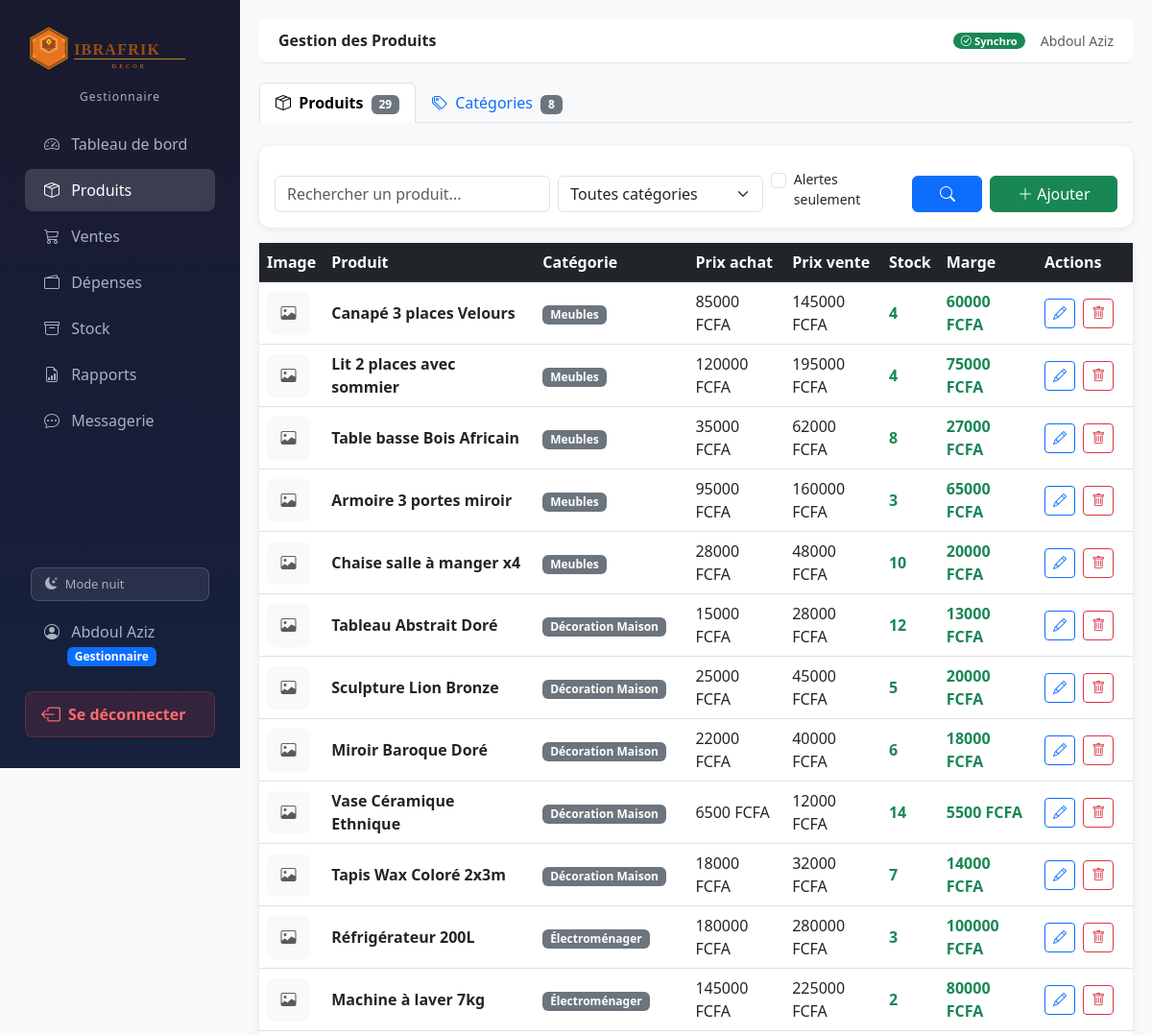
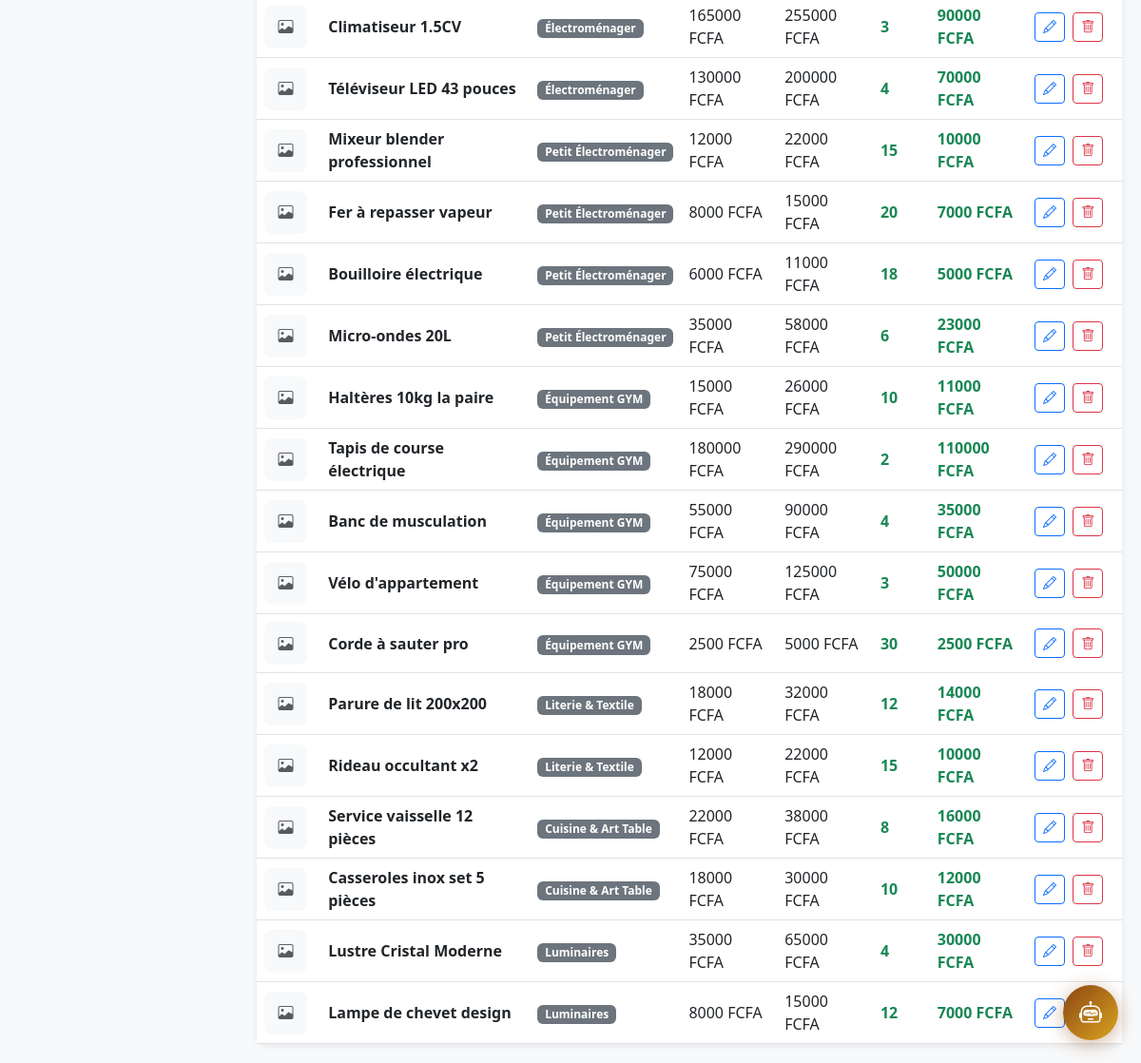
/produits/ (signed in), run on the app's committed database (2 pictures, top to bottom).
### accounts/models.py (models this page shows, shortened)
class Utilisateur(AbstractUser):
    GESTIONNAIRE = 'GESTIONNAIRE'
    ADMIN = 'ADMIN'
    ROLE_CHOICES = [
        (GESTIONNAIRE, 'Gestionnaire'),
        (ADMIN, 'Administrateur'),
    ]
    role = models.CharField(
        max_length=20,
        choices=ROLE_CHOICES,
        default=GESTIONNAIRE,
    )
    photo = models.ImageField(
        upload_to='profils/',
        blank=True,
        null=True,
        verbose_name='Photo de profil'
    )
    def is_gestionnaire(self):
        return self.role == self.GESTIONNAIRE
    def is_admin_bc(self):
        return self.role == self.ADMIN
    class Meta:
        verbose_name = 'Utilisateur'
        verbose_name_plural = 'Utilisateurs'

### produits/models.py (models this page shows, shortened)
class Produit(models.Model):
    nom = models.CharField(max_length=200)
    categorie = models.ForeignKey(Categorie, on_delete=models.PROTECT, related_name='produits')
    description = models.TextField(blank=True)
    prix_achat = models.DecimalField(max_digits=12, decimal_places=2)
    prix_vente = models.DecimalField(max_digits=12, decimal_places=2)
    quantite_stock = models.IntegerField(default=0)
    seuil_alerte = models.IntegerField(default=5)
    image = models.ImageField(upload_to='produits/', blank=True, null=True)
    date_ajout = models.DateTimeField(auto_now_add=True)
    actif = models.BooleanField(default=True)
    @property
    def marge(self):
        return self.prix_vente - self.prix_achat
    @property
    def en_alerte(self):
        return self.quantite_stock <= self.seuil_alerte
    class Meta:
        verbose_name = 'Produit'

class Categorie(models.Model):
    nom = models.CharField(max_length=100)
    description = models.TextField(blank=True)
    class Meta:
        verbose_name = 'Catégorie'

### produits/views.py (the view, shortened to what this page needs)
# urls.py: path('', views.produit_liste, name='liste'),
@login_required
def produit_liste(request):
    onglet    = request.GET.get('onglet', 'produits')
    query     = request.GET.get('q', '')
    categorie = request.GET.get('categorie', '')
    alerte    = request.GET.get('alerte', '')
    produits   = Produit.objects.filter(actif=True).select_related('categorie')
    categories = Categorie.objects.all()
    if query:
        produits = produits.filter(
            Q(nom__icontains=query) | Q(description__icontains=query)
        )
    if categorie:
        produits = produits.filter(categorie__id=categorie)
    if alerte:
        produits = [p for p in produits if p.en_alerte]
    cat_form = CategorieForm()
    return render(request, 'produits/liste.html', {
        'produits':   produits,
        'categories': categories,
        'cat_form':   cat_form,
        'query':      query,
        'onglet':     onglet,
    })

### produits/forms.py
class CategorieForm(forms.ModelForm):
    class Meta:
        model = Categorie
        fields = ['nom', 'description']
        widgets = {
            'nom':         forms.TextInput(attrs={'class': 'form-control'}),
            'description': forms.Textarea(attrs={'class': 'form-control', 'rows': 2}),
        }

### dashboard/context_processors.py (called while the page is built)
def messages_non_lus(request):
    if request.user.is_authenticated:
        count = Message.objects.filter(
            destinataire=request.user, lu=False
        ).count()
        return {'messages_non_lus_count': count}
    return {'messages_non_lus_count': 0}

### templates/produits/liste.html (shortened to what this page needs)
{% extends 'base.html' %}
{% block page_title %}Gestion des Produits{% endblock %}
{% block content %}
<ul class="nav nav-tabs mb-4">
    <li class="nav-item">
        <a class="nav-link {% if onglet == 'produits' %}active fw-semibold{% endif %}"
           href="?onglet=produits">
            <i class="bi bi-box-seam me-1"></i>
            Produits
            <span class="badge bg-secondary ms-1">{{ produits|length }}</span>
        </a>
    </li>
    <li class="nav-item">
        <a class="nav-link {% if onglet == 'categories' %}active fw-semibold{% endif %}"
           href="?onglet=categories">
            <i class="bi bi-tags me-1"></i>
            Catégories
            <span class="badge bg-secondary ms-1">{{ categories|length }}</span>
        </a>
    </li>
</ul>
{% if onglet == 'produits' %}
<div class="card mb-3 p-3">
    <form method="get" class="row g-2 align-items-end">
        <div class="col-md-4">
            <input type="text" name="q" class="form-control"
                   placeholder="Rechercher un produit..."
                   value="{{ query }}">
        </div>
        <div class="col-md-3">
            <select name="categorie" class="form-select">
                <option value="">Toutes catégories</option>
            </select>
        </div>
        <div class="col-md-2">
            <div class="form-check mt-2">
                <input class="form-check-input" type="checkbox"
                       name="alerte" value="1"
                       {% if request.GET.alerte %}checked{% endif %}>
                <label class="form-check-label small">Alertes seulement</label>
            </div>
        </div>
        <div class="col-md-3 d-flex gap-2">
            <button type="submit" class="btn btn-primary flex-grow-1">
                <i class="bi bi-search"></i>
            </button>
            <a href="{% url 'produits:ajouter' %}" class="btn btn-success flex-grow-1">
                <i class="bi bi-plus-lg"></i> Ajouter
            </a>
        </div>
    </form>
</div>
<div class="card">
    <div class="table-responsive">
        <table class="table table-hover align-middle mb-0">
            <thead class="table-dark">
                <tr>
                    <th style="width:60px">Image</th>
                    <th>Produit</th>
                    <th>Catégorie</th>
                    <th>Prix achat</th>
                    <th>Prix vente</th>
                    <th>Stock</th>
                    <th>Marge</th>
                    <th style="width:100px">Actions</th>
                </tr>
            </thead>
            <tbody>
            {% for p in produits %}
            <tr {% if p.en_alerte %}class="table-warning"{% endif %}>
                <td>
                    {% if p.image %}
                    <img src="{{ p.image.url }}" width="45" height="45"
                         style="object-fit:cover;border-radius:8px;">
                    {% else %}
                    <div class="bg-light d-flex align-items-center justify-content-center"
                         style="width:45px;height:45px;border-radius:8px;">
                        <i class="bi bi-image text-muted"></i>
                    </div>
                    {% endif %}
                </td>
                <td>
                    <div class="fw-semibold">{{ p.nom }}</div>
                </td>
                <td>
                    <span class="badge bg-secondary">{{ p.categorie.nom }}</span>
                </td>
                <td>{{ p.prix_achat|floatformat:0 }} FCFA</td>
                <td>{{ p.prix_vente|floatformat:0 }} FCFA</td>
                <td>
                    <span class="fw-bold
                        {% if p.quantite_stock == 0 %}text-danger
                        {% elif p.en_alerte %}text-warning
                        {% else %}text-success{% endif %}">
                        {{ p.quantite_stock }}
                    </span>
                </td>
                <td class="text-success fw-semibold">
                    {{ p.marge|floatformat:0 }} FCFA
                </td>
                <td>
                    <a href="{% url 'produits:modifier' p.pk %}"
                       class="btn btn-sm btn-outline-primary me-1">
                        <i class="bi bi-pencil"></i>
                    </a>
                    <a href="{% url 'produits:supprimer' p.pk %}"
                       class="btn btn-sm btn-outline-danger">
                        <i class="bi bi-trash"></i>
                    </a>
                </td>
            </tr>
            {% endfor %}
            </tbody>
        </table>
    </div>
</div>
{% endif %}
{% endblock %}

### templates/base.html (shortened to what this page needs)
{% load static %}
<!DOCTYPE html>
<html lang="fr">
<head>
    <link href="https://cdn.jsdelivr.net/npm/bootstrap@5.3.0/dist/css/bootstrap.min.css" rel="stylesheet">
    <link href="https://cdn.jsdelivr.net/npm/bootstrap-icons@1.11.0/font/bootstrap-icons.css" rel="stylesheet">
</head>
<body data-theme="dark">
{% if user.is_authenticated %}
<div class="d-flex">
    <nav class="sidebar p-3">
        <div class="text-center mb-3 mt-1">
            <img src="{% static 'images/logo_ibrafrik.svg' %}"
                 alt="IBRAFRIK Decor"
                 style="width: 210px; max-width: 100%; filter: brightness(1.1);">
            <div style="color: var(--sidebar-text); font-size: 0.75rem; margin-top: 4px; letter-spacing: 1px;">
                {{ user.get_role_display }}
            </div>
        </div>
        <ul class="nav flex-column flex-grow-1">
            {% if user.is_gestionnaire %}
            <li class="nav-item">
                <a class="nav-link {% if request.resolver_match.url_name == 'index' %}active{% endif %}"
                   href="{% url 'dashboard:index' %}">
                    <i class="bi bi-speedometer2"></i> Tableau de bord
                </a>
            </li>
            <li class="nav-item">
                <a class="nav-link {% if request.resolver_match.app_name == 'produits' %}active{% endif %}"
                   href="{% url 'produits:liste' %}">
                    <i class="bi bi-box-seam"></i> Produits
                </a>
            </li>
            <li class="nav-item">
                <a class="nav-link {% if request.resolver_match.app_name == 'ventes' %}active{% endif %}"
                   href="{% url 'ventes:liste' %}">
                    <i class="bi bi-cart3"></i> Ventes
                </a>
            </li>
            <li class="nav-item">
                <a class="nav-link {% if request.resolver_match.app_name == 'depenses' %}active{% endif %}"
                   href="{% url 'depenses:liste' %}">
                    <i class="bi bi-wallet2"></i> Dépenses
                </a>
            </li>
            <li class="nav-item">
                <a class="nav-link {% if request.resolver_match.app_name == 'stock' %}active{% endif %}"
                   href="{% url 'stock:liste' %}">
                    <i class="bi bi-archive"></i> Stock
                </a>
            </li>
            <li class="nav-item">
                <a class="nav-link {% if request.resolver_match.app_name == 'rapports' %}active{% endif %}"
                   href="{% url 'rapports:journalier' %}">
                    <i class="bi bi-file-earmark-bar-graph"></i> Rapports
                </a>
            </li>
            <li class="nav-item">
                <a class="nav-link {% if request.resolver_match.app_name == 'messagerie' %}active{% endif %}"
                   href="{% url 'messagerie:inbox' %}">
                    <i class="bi bi-chat-dots"></i> Messagerie
                </a>
            </li>
            {% endif %}
        </ul>
        <div class="px-3 mb-2">
            <button onclick="toggleMode()" id="modeBtn"
                    style="display:flex; align-items:center; gap:8px;
                           background: rgba(255,255,255,0.08);
                           color: var(--sidebar-text);
                           border: 1px solid rgba(255,255,255,0.15);
                           border-radius: 8px;
                           padding: 7px 14px;
                           width: 100%;
                           cursor: pointer;
                           font-size: 0.8rem;
                           transition: all 0.2s;">
                <i class="bi bi-moon-stars-fill" id="modeIcon"></i>
                <span id="modeLabel">Mode nuit</span>
            </button>
        </div>
        <a href="{% url 'accounts:profil' %}" class="nav-link mb-2" style="color: var(--sidebar-text);">
            <i class="bi bi-person-circle"></i>
            {{ user.get_full_name|default:user.username }}
            <br>
            <span class="badge ms-4 {% if user.is_admin_bc %}bg-warning text-dark{% else %}bg-primary{% endif %}">
                {{ user.get_role_display }}
            </span>
        </a>
        <a href="{% url 'accounts:logout' %}" class="btn-deconnexion mb-3">
            <i class="bi bi-box-arrow-left fs-5"></i>
            Se déconnecter
        </a>
    </nav>
    <div class="main-content flex-grow-1">
        <div class="topbar d-flex justify-content-between align-items-center">
            <h6 class="mb-0 fw-bold">{% block page_title %}{% endblock %}</h6>
            <div class="d-flex align-items-center gap-3">
                <span id="sync-indicator" class="badge badge-sync bg-secondary">
                </span>
                <small class="text-muted">{{ user.get_full_name|default:user.username }}</small>
            </div>
        </div>
        {% block content %}{% endblock %}
    </div>
</div>
{% else %}
    {% block content_unauthenticated %}{% endblock %}
{% endif %}
{% if user.is_authenticated %}
<div class="chat-bubble">
    <button class="chat-btn" onclick="toggleChat()" title="Assistant IBRA">
        <i class="bi bi-robot"></i>
    </button>
</div>
{% endif %}
</body>
</html>

### templates/base.html (style rules this page uses)
body[data-theme="dark"] { --sidebar-bg1: #1a1a2e; --sidebar-bg2: #16213e; --sidebar-text: #a8b2c1; background-color: #f8f9fa; }
body { --sidebar-bg1: #1a1a2e; --sidebar-bg2: #16213e; --sidebar-text: #a8b2c1; background-color: #f8f9fa; }
.sidebar { height: 100vh; background: linear-gradient(180deg, var(--sidebar-bg1) 0%, var(--sidebar-bg2) 100%); width: 250px; position: fixed; top: 0; left: 0; display: flex; flex-direction: column; overflow-y: auto; }
.sidebar .nav-link { color: var(--sidebar-text); padding: 10px 20px; border-radius: 8px; margin: 2px 10px; transition: all 0.2s; }
.sidebar .nav-link:hover, .sidebar .nav-link.active { background: rgba(255,255,255,0.15); color: #fff; }
.sidebar .nav-link i { margin-right: 8px; }
.main-content { margin-left: 250px; padding: 20px; }
.topbar { background: #fff; border-bottom: 1px solid #dee2e6; padding: 12px 20px; margin-bottom: 20px; border-radius: 8px; }
.card { border: none; box-shadow: 0 2px 8px rgba(0,0,0,0.08); border-radius: 12px; }
.badge-sync { font-size: 0.7rem; padding: 3px 8px; border-radius: 20px; }
.btn-deconnexion { display: flex; align-items: center; gap: 8px; background: rgba(220, 53, 69, 0.15); color: #ff6b6b !important; border: 1px solid rgba(220, 53, 69, 0.3); border-radius: 8px; padding: 8px 16px; margin: 8px 10px; font-weight: 600; transition: all 0.2s; text-decoration: none; }
body[data-mode="dark"] { --sidebar-bg1: #1a1a2e; --sidebar-bg2: #16213e; --sidebar-text: #a8b2c1; background-color: #f8f9fa; }
.chat-bubble { position: fixed; bottom: 24px; right: 24px; z-index: 9999; }
.chat-btn { width: 58px; height: 58px; border-radius: 50%; background: linear-gradient(135deg, #8B4513, #DAA520); border: none; color: #fff; font-size: 1.5rem; cursor: pointer; box-shadow: 0 4px 20px rgba(139,69,19,0.4); transition: transform 0.2s; }

### data on the page
Utilisateur: role "Gestionnaire", get_full_name "Abdoul Aziz"
Produit: nom "Canapé 3 places Velours", categorie.nom "Meubles", prix_achat "85000", prix_vente "145000", quantite_stock "4", marge "60000"
Produit: nom "Lit 2 places avec sommier", categorie.nom "Meubles", prix_achat "120000", prix_vente "195000", quantite_stock "4", marge "75000"
Produit: nom "Table basse Bois Africain", categorie.nom "Meubles", prix_achat "35000", prix_vente "62000", quantite_stock "8", marge "27000"
Produit: nom "Armoire 3 portes miroir", categorie.nom "Meubles", prix_achat "95000", prix_vente "160000", quantite_stock "3", marge "65000"
Produit: nom "Chaise salle à manger x4", categorie.nom "Meubles", prix_achat "28000", prix_vente "48000", quantite_stock "10", marge "20000"
Produit: nom "Tableau Abstrait Doré", categorie.nom "Décoration Maison", prix_achat "15000", prix_vente "28000", quantite_stock "12", marge "13000"
Produit: nom "Sculpture Lion Bronze", categorie.nom "Décoration Maison", prix_achat "25000", prix_vente "45000", quantite_stock "5", marge "20000"
Produit: nom "Miroir Baroque Doré", categorie.nom "Décoration Maison", prix_achat "22000", prix_vente "40000", quantite_stock "6", marge "18000"
Produit: nom "Vase Céramique Ethnique", categorie.nom "Décoration Maison", prix_achat "6500", prix_vente "12000", quantite_stock "14", marge "5500"
Produit: nom "Tapis Wax Coloré 2x3m", categorie.nom "Décoration Maison", prix_achat "18000", prix_vente "32000", quantite_stock "7", marge "14000"
Produit: nom "Réfrigérateur 200L", categorie.nom "Électroménager", prix_achat "180000", prix_vente "280000", quantite_stock "3", marge "100000"
Produit: nom "Machine à laver 7kg", categorie.nom "Électroménager", prix_achat "145000", prix_vente "225000", quantite_stock "2", marge "80000"
Produit: nom "Climatiseur 1.5CV", categorie.nom "Électroménager", prix_achat "165000", prix_vente "255000", quantite_stock "3", marge "90000"
Produit: nom "Téléviseur LED 43 pouces", categorie.nom "Électroménager", prix_achat "130000", prix_vente "200000", quantite_stock "4", marge "70000"
Produit: nom "Mixeur blender professionnel", categorie.nom "Petit Électroménager", prix_achat "12000", prix_vente "22000", quantite_stock "15", marge "10000"
Produit: nom "Fer à repasser vapeur", categorie.nom "Petit Électroménager", prix_achat "8000", prix_vente "15000", quantite_stock "20", marge "7000"
Produit: nom "Bouilloire électrique", categorie.nom "Petit Électroménager", prix_achat "6000", prix_vente "11000", quantite_stock "18", marge "5000"
Produit: nom "Micro-ondes 20L", categorie.nom "Petit Électroménager", prix_achat "35000", prix_vente "58000", quantite_stock "6", marge "23000"
Produit: nom "Haltères 10kg la paire", categorie.nom "Équipement GYM", prix_achat "15000", prix_vente "26000", quantite_stock "10", marge "11000"
Produit: nom "Tapis de course électrique", categorie.nom "Équipement GYM", prix_achat "180000", prix_vente "290000", quantite_stock "2", marge "110000"
Produit: nom "Banc de musculation", categorie.nom "Équipement GYM", prix_achat "55000", prix_vente "90000", quantite_stock "4", marge "35000"
Produit: nom "Vélo d'appartement", categorie.nom "Équipement GYM", prix_achat "75000", prix_vente "125000", quantite_stock "3", marge "50000"
Produit: nom "Corde à sauter pro", categorie.nom "Équipement GYM", prix_achat "2500", prix_vente "5000", quantite_stock "30", marge "2500"
Produit: nom "Parure de lit 200x200", categorie.nom "Literie & Textile", prix_achat "18000", prix_vente "32000", quantite_stock "12", marge "14000"
Produit: nom "Rideau occultant x2", categorie.nom "Literie & Textile", prix_achat "12000", prix_vente "22000", quantite_stock "15", marge "10000"
Produit: nom "Service vaisselle 12 pièces", categorie.nom "Cuisine & Art Table", prix_achat "22000", prix_vente "38000", quantite_stock "8", marge "16000"
Produit: nom "Casseroles inox set 5 pièces", categorie.nom "Cuisine & Art Table", prix_achat "18000", prix_vente "30000", quantite_stock "10", marge "12000"
Produit: nom "Lustre Cristal Moderne", categorie.nom "Luminaires", prix_achat "35000", prix_vente "65000", quantite_stock "4", marge "30000"
Produit: nom "Lampe de chevet design", categorie.nom "Luminaires", prix_achat "8000", prix_vente "15000", quantite_stock "12", marge "7000"

### other printed values
{{ produits|length }} "29"
{{ categories|length }} "8"
